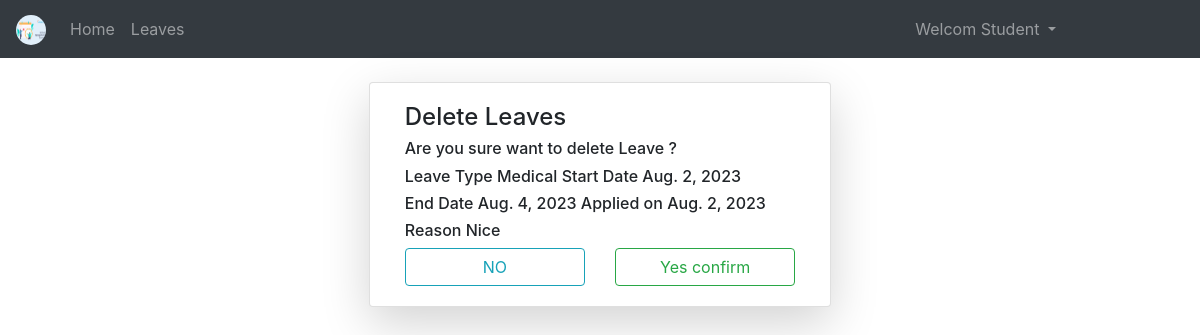
The page /dleusr/2/ (signed in) on the database its author committed.
### LApp/models.py (models this page shows)
class Leave(models.Model):
    y = [
        ('s','Select your Leave Type'),
        ('Personal','Personal'),
        ('Medical','Medical'),
    ]
    d = [
        ('g','Pending'),
        ('a','Approved'),
        ('d','Declined'),
    ]
    leavetype = models.CharField(choices=y,default='s',max_length=15)
    startdate = models.DateField()
    enddate = models.DateField()
    appldate = models.DateField(default=timezone.now)
    reason = models.CharField(max_length=200)
    leavestatus = models.CharField(choices=d,default='g',max_length=10)
    tchdescc = models.CharField(max_length=200,blank=False)
    leaveatch = models.FileField(upload_to='Attachments/')
    st = models.ForeignKey(User,on_delete=models.CASCADE)

### LApp/views.py (the view)
# urls.py: path('dleusr/<int:p>/',views.lvdlt,name="dlu"),
def lvdlt(request,p):
    k=Leave.objects.get(id=p)
    if request.method == "POST":
        k.delete()
        return redirect('/lvst')
    return render(request,'html/deleave.html',{'a':k})

### templates/html/deleave.html (shortened to what this page needs)
{% extends 'html/base.html' %}
{% block content %}
<div class="container mt-4">
    <div class="card col-md-5 mx-auto shadow-lg">
        <div class="card-body">
            <h4>Delete Leaves</h4>
            <h6>Are you sure want to delete Leave ?</h6>
            <h6>Leave Type {{a.leavetype}} Start Date {{a.startdate}}</h6>
            <h6>End Date {{a.enddate}} Applied on {{a.appldate}}</h6>
            <h6>Reason {{a.reason}}</h6>
            <form method="POST">
                <div class="row">
                    <div class="col">
                        <a href="{% url 'lvs' %}" class="btn btn-outline-info form-control">NO</a>
                    </div>
                    <div class="col">
                        <input type="submit" value="Yes confirm" class="btn btn-outline-success form-control">
                    </div>
                </div>
            </form>
        </div>
    </div>
</div>
{% endblock %}

### rows shown on the page
Leave: leavetype "Medical", startdate "Aug. 2, 2023", enddate "Aug. 4, 2023", appldate "Aug. 2, 2023", reason "Nice"
